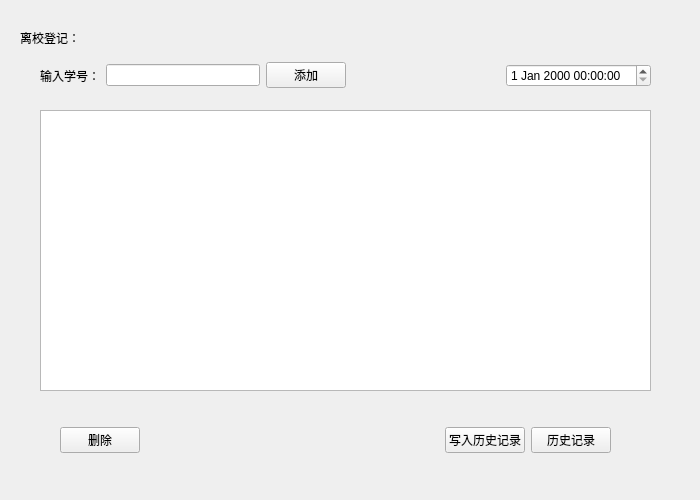
<?xml version="1.0" encoding="UTF-8"?>
<ui version="4.0">
 <class>Formforoutschool</class>
 <widget class="QWidget" name="Formforoutschool">
  <property name="geometry">
   <rect>
    <x>0</x>
    <y>0</y>
    <width>700</width>
    <height>500</height>
   </rect>
  </property>
  <property name="windowTitle">
   <string>Form</string>
  </property>
  <widget class="QTableView" name="tableView">
   <property name="geometry">
    <rect>
     <x>40</x>
     <y>110</y>
     <width>611</width>
     <height>281</height>
    </rect>
   </property>
   <attribute name="horizontalHeaderStretchLastSection">
    <bool>true</bool>
   </attribute>
   <attribute name="verticalHeaderVisible">
    <bool>false</bool>
   </attribute>
  </widget>
  <widget class="QLabel" name="label">
   <property name="geometry">
    <rect>
     <x>20</x>
     <y>30</y>
     <width>72</width>
     <height>15</height>
    </rect>
   </property>
   <property name="text">
    <string>离校登记：</string>
   </property>
  </widget>
  <widget class="QWidget" name="horizontalLayoutWidget">
   <property name="geometry">
    <rect>
     <x>40</x>
     <y>60</y>
     <width>611</width>
     <height>31</height>
    </rect>
   </property>
   <layout class="QHBoxLayout" name="horizontalLayout">
    <item>
     <widget class="QLabel" name="label_2">
      <property name="text">
       <string>输入学号：</string>
      </property>
     </widget>
    </item>
    <item>
     <widget class="QLineEdit" name="lineEdit"/>
    </item>
    <item>
     <widget class="QPushButton" name="pushButton">
      <property name="text">
       <string>添加</string>
      </property>
     </widget>
    </item>
    <item>
     <spacer name="horizontalSpacer">
      <property name="orientation">
       <enum>Qt::Horizontal</enum>
      </property>
      <property name="sizeHint" stdset="0">
       <size>
        <width>40</width>
        <height>20</height>
       </size>
      </property>
     </spacer>
    </item>
    <item>
     <widget class="QDateTimeEdit" name="dateTimeEdit"/>
    </item>
   </layout>
  </widget>
  <widget class="QWidget" name="horizontalLayoutWidget_2">
   <property name="geometry">
    <rect>
     <x>60</x>
     <y>420</y>
     <width>551</width>
     <height>41</height>
    </rect>
   </property>
   <layout class="QHBoxLayout" name="horizontalLayout_2">
    <item>
     <widget class="QPushButton" name="pushButton_2">
      <property name="text">
       <string>删除</string>
      </property>
     </widget>
    </item>
    <item>
     <spacer name="horizontalSpacer_2">
      <property name="orientation">
       <enum>Qt::Horizontal</enum>
      </property>
      <property name="sizeHint" stdset="0">
       <size>
        <width>40</width>
        <height>20</height>
       </size>
      </property>
     </spacer>
    </item>
    <item>
     <widget class="QPushButton" name="pushButton_3">
      <property name="text">
       <string>写入历史记录</string>
      </property>
     </widget>
    </item>
    <item>
     <widget class="QPushButton" name="pushButton_4">
      <property name="text">
       <string>历史记录</string>
      </property>
     </widget>
    </item>
   </layout>
  </widget>
 </widget>
 <resources/>
 <connections/>
</ui>
